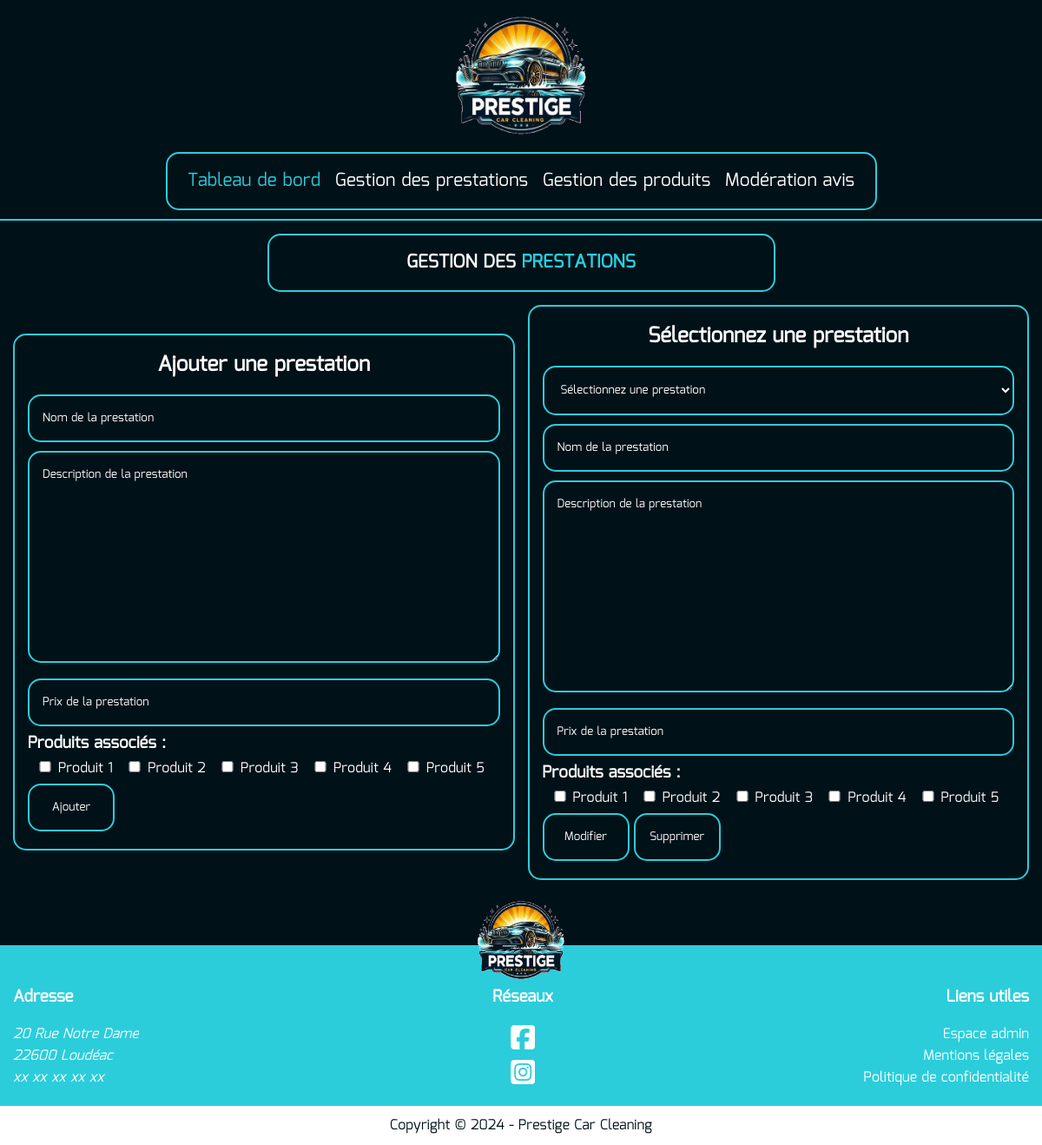
/admin/gestion-des-prestations (signed in), run on the app's committed database.
### tables this page shows
CREATE TABLE `products` (
  `idProduct` int(11) NOT NULL,
  `nameProduct` varchar(50) DEFAULT NULL,
  `description` text DEFAULT NULL
);

### app/Controllers/ViewManager.php (called while the page is built, shortened)
<?php
class ViewManager
{
    public static function render($view, $data = [])
    {
        extract($data);
        require "app/Views/$view.php";
    }
}

### app/Controllers/BackOffice/ServiceBack.php (called while the page is built, shortened)
<?php
class ServiceBack
{
    public function index()
    {
        $model = new Products();
        $productsAll = $model->getProductsAll();
        $servicesAll = $this->getServicesAll();
        $title = "Gestion des prestations - Prestige Car Cleaning";
        ViewManager::render('backOffice/service', ['title' => $title, 'productsAll' => $productsAll, 'servicesAll' => $servicesAll]);
    }
    public function getServicesAll()
    {
        $model = new Services();
        return $model->getServiceAll();
    }
}

### index.php (called while the page is built, shortened)
<?php
$url = isset($_GET['url']) ? $_GET['url'] : '';
$router = new Route();
$router->route($url);

### app/Models/Products.php (called while the page is built, shortened)
<?php
class Products extends Sql
{
    public function __construct()
    {
        $this->table = 'PRODUCTS';
    }
    public function getproductsAll()
    {
        return $this->getAll();
    }
}

### app/Models/DbConnect.php (called while the page is built, shortened)
<?php
class DbConnect
{
    protected static $pdo;
    protected function connection()
    {
        if (!isset(self::$pdo)) {
            try {
                $dsn = 'mysql:host=' . $_ENV['DB_HOST'] . ';dbname=' . $_ENV['DB_NAME'];
                $pdo = new PDO($dsn, $_ENV['DB_USER'], $_ENV['DB_PASSWORD']);
                $pdo->setAttribute(PDO::ATTR_ERRMODE, PDO::ERRMODE_EXCEPTION);
                self::$pdo = $pdo;
            } catch (PDOException $e) {
                $logMessage = "Date : " . date('Y-m-d H:i:s') . " - Erreur PDO : " . $e->getMessage() . "\n";
                error_log($logMessage, 3, "logs/error.log");
                return "Erreur lors de la connexion à la base de données.";
            }
        }
        return self::$pdo;
    }
}

### app/Models/Sql.php (called while the page is built, shortened)
<?php
class Sql extends DbConnect
{
    protected $table;
    protected $dbConnection;
    public function requete($sql, $attributs = [])
    {
        if ($this->dbConnection === null) {
            $this->dbConnection = $this->connection();
        }
        try {
            $result = $this->dbConnection->prepare($sql);
            $result->execute($attributs);
            return $result;
        } catch (PDOException $e) {
            $logMessage = "Date : " . date('d-m-Y H:i:s') . " - Erreur requete : " . $e->getMessage() . "\n";
            error_log($logMessage, 3, "logs/error.log");
            throw $e;
            return false;
        }
    }
    public function getAll()
    {
        $sql = $this->requete('SELECT * FROM ' . $this->table);
        return $sql->fetchAll(PDO::FETCH_OBJ);
    }
}

### app/Views/backOffice/service.php (the view, shortened to what this page needs)
<?php
require "app/Views/common/head.php";
require "app/Views/common/header.php";
?>
<main class="container">
    <h1 class="title">Gestion des <span>prestations</span></h1>
    <section class="managerForm">
        <article id="addService">
            <h2>Ajouter une prestation</h2>
            <form action="admin/gestion-des-prestations" method="post">
                <input type="text" name="name" id="addServiceName" placeholder="Nom de la prestation" required>
                <textarea name="description" id="addServiceDescription" placeholder="Description de la prestation" cols="30" rows="10" required></textarea>
                <input type="number" step="0.01" name="price" id="addServicePrice" placeholder="Prix de la prestation" required>
                <h3>Produits associés :</h3>
                <?php foreach ($productsAll as $product) : ?>
                    <input type="checkbox" name="products[]" value="<?= $product->idProduct; ?>"><?= $product->nameProduct; ?>
                <?php endforeach ?>
                <div>
                    <input type="submit" name="addService" value="Ajouter">
                </div>
            </form>
        </article>
        <article id="selectService">
            <h2>Sélectionnez une prestation</h2>
            <form action="admin/gestion-des-prestations" method="post">
                <select id="service" name="selectedServiceId" required>
                    <option value="">Sélectionnez une prestation</option>
                </select>
                <input type="text" id="selectServiceName" name="name" placeholder="Nom de la prestation">
                <textarea name="description" id="selectServiceDescription" placeholder="Description de la prestation" cols="30" rows="10"></textarea>
                <input type="number" step="0.01" id="selectServicePrice" name="price" placeholder="Prix de la prestation">
                <h3>Produits associés :</h3>
                <?php foreach ($productsAll as $product) : ?>
                    <input id="selectServiceProduct<?= $product->idProduct; ?>" type="checkbox" name="products[]" data-product-id="<?= $product->idProduct; ?>" value="<?= $product->idProduct; ?>"><?= $product->nameProduct; ?>
                <?php endforeach ?>
                <div>
                    <input type="submit" name="updateService" value="Modifier">
                    <input type="submit" name="deleteService" value="Supprimer">
                </div>
            </form>
        </article>
    </section>
</main>
<?php
require "app/Views/common/footer.php";
?>

### data on the page
products: nameProduct "Produit 1"
products: nameProduct "Produit 2"
products: nameProduct "Produit 3"
products: nameProduct "Produit 4"
products: nameProduct "Produit 5"
